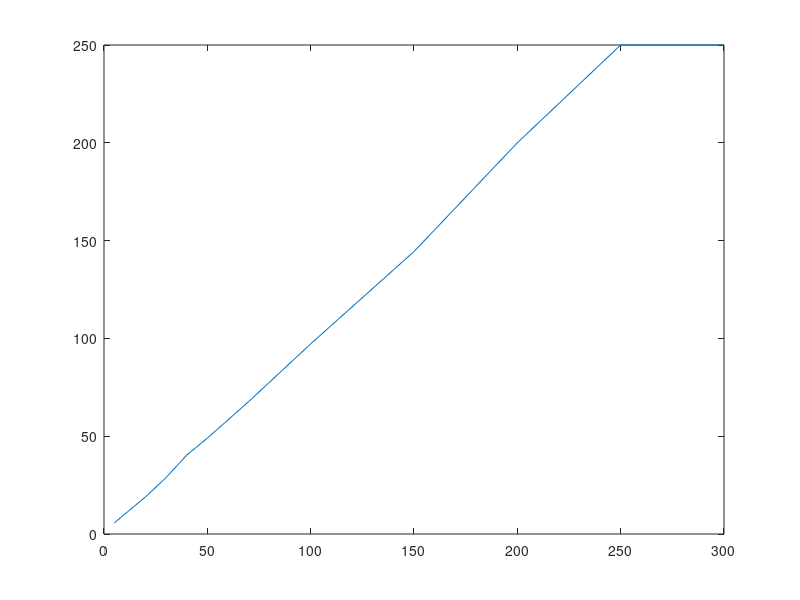
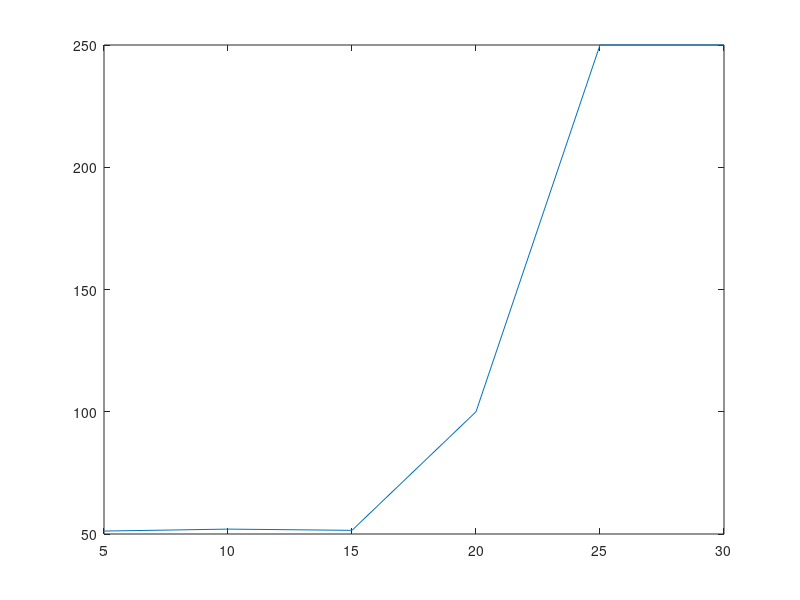

Write MATLAB code to recreate these figures, in order.
% clear
% 
% handle = EV3();
% handle.connect('bt', 'serPort', '/dev/rfcomm0');
% 
% handle.disconnect();

x = [5 10 20 30 40 50 70 100 150 200 250 300];
y = [5.7  10.1 18.9 28.8 40.3 49 67.7 97.2 144.4 200 250 250];
 
figure;
plot(x, y);


x = [5 10 15 20 25 30];
y = [51.2 52 51.5 100 250 250];
 
figure;
plot(x, y);

